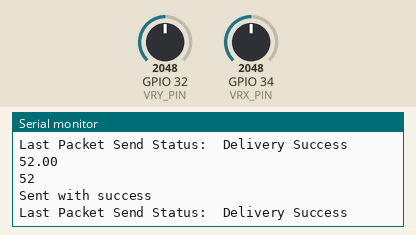
This sketch was run on a simulated ESP32. Shown: the last lines printed to the serial monitor. Inputs (shaded band) come from the test bench; at power-on: GPIO 34 (VRX_PIN) = 2048, GPIO 32 (VRY_PIN) = 2048.

Above: at 1.2 s.
1.3 s: GPIO 34 (VRX_PIN) set to 2866
At 2.02 s:
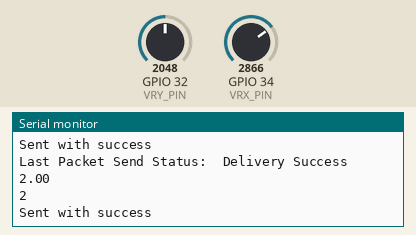
2.8 s: GPIO 34 (VRX_PIN) set to 3603
At 2.83 s:
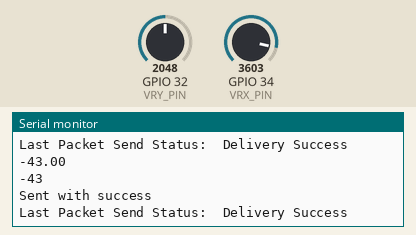
Timing chart, 0 to 5.8 s (numbered marks = the images above; inputs shaded):
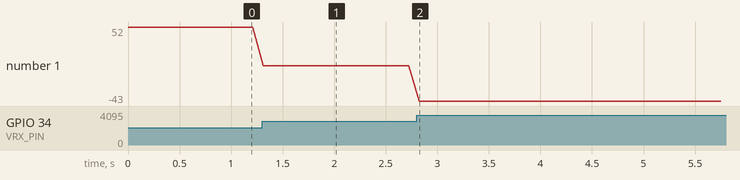

Measured:
- after the input at 1.3 s, the serial monitor: prints a new line at once (image 1)
- after the input at 2.8 s, the serial monitor: prints a new line at once (image 2)
- plotted number 1: 52 → 2 after the input at 1.3 s, 2 → -43 after the input at 2.8 s

The sketch:

main_remote.ino
```cpp
/*
 Pinsauf dem ESP:

 Joystick links
 VRy = G26 = orange
 VRx = G25 = gelb

 Joystick rechts
 VRy = G19 = grün
 VRx = G18 = blau
 */

#include <esp_now.h>
#include <WiFi.h>

#define VRX_PIN  34 // ESP32 pin GPIO36 (ADC0) connected to VRX pin

#define VRY_PIN  32 // ESP32 pin GPIO39 (ADC0) connected to VRY pin


// REPLACE WITH YOUR RECEIVER MAC Address
uint8_t broadcastAddress[] = {0x24, 0x0A, 0xC4, 0x5F, 0xEC, 0xEC};

typedef struct struct_message {
  int a;
  int b;
  int c;
  int d;
} struct_message;

struct_message myData;

esp_now_peer_info_t peerInfo;

// callback when data is sent
void OnDataSent(const uint8_t *mac_addr, esp_now_send_status_t status) {
  Serial.print("\r\nLast Packet Send Status:\t");
  Serial.println(status == ESP_NOW_SEND_SUCCESS ? "Delivery Success" : "Delivery Fail");
}


void setup() {
  // Init Serial Monitor
  Serial.begin(115200);

  // Set device as a Wi-Fi Station
  WiFi.mode(WIFI_STA);

  // Init ESP-NOW
  if (esp_now_init() != ESP_OK) {
    Serial.println("Error initializing ESP-NOW");
    return;
  }

  // Once ESPNow is successfully Init, we will register for Send CB to
  // get the status of Trasnmitted packet
  esp_now_register_send_cb(OnDataSent);

  // Register peer
  memcpy(peerInfo.peer_addr, broadcastAddress, 6);
  peerInfo.channel = 0;
  peerInfo.encrypt = false;

  // Add peer
  if (esp_now_add_peer(&peerInfo) != ESP_OK){
    Serial.println("Failed to add peer");
    return;
  }
}

void loop() {
  Serial.println(getJoystickX());
  myData.a = getJoystickX();
  myData.b = getJoystickY();
  myData.c = 1;
  myData.d = 1;

Serial.println(myData.a);

 esp_err_t result = esp_now_send(broadcastAddress, (uint8_t *) &myData, sizeof(myData));

  if (result == ESP_OK) {
    Serial.println("Sent with success");
  }
  else {
    Serial.println("Error sending the data");
  }
delay(100);
}

float getJoystickY() {

  int valueY = 0; // to store the X-axis value

  valueY = analogRead(VRY_PIN);

  //return ((valueX/4095.0) * 180);

  //return map(valueY, 0, 4095, -180, 180);
  return map(valueY, 2900, 0, 0, 180);


}

float getJoystickX() {

  int valueX = 0; // to store the X-axis value

  valueX = analogRead(VRX_PIN);

  //return ((valueX/4095.0) * 180);
//return valueX;
return map(valueX, 2900, 0, 0, 180);

 // return valueX;

}
```
